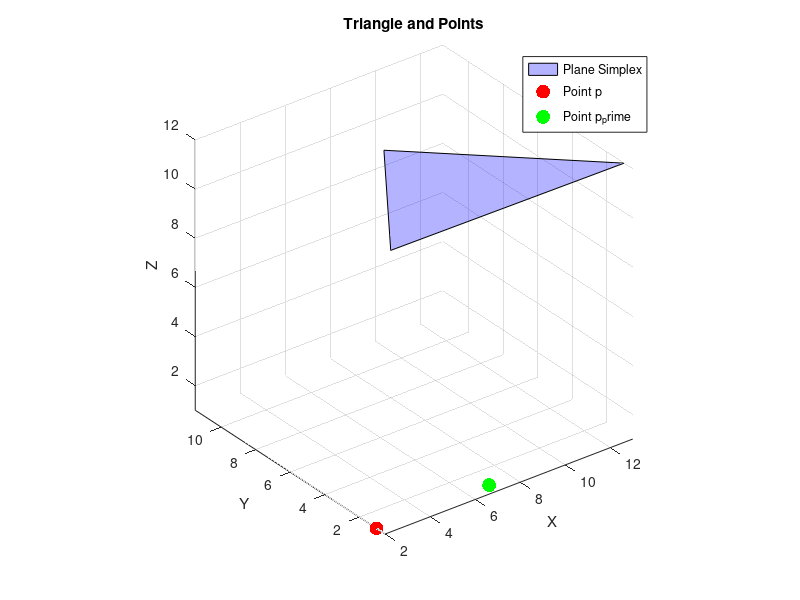

The MATLAB script that drew this image:
p1 = randi(15,3,1);
p2 = randi(15,3,1);
p3 = randi(15,3,1);
points = [p1,p2,p3];

y = 1;
z = 1;

normal = cross(points(:,2)-points(:,1),points(:,3)-points(:,1));
d = dot(normal,points(:,3));
if normal(1) ~= 0
    x = (d-(normal(2)*y)-(normal(3)*z))/normal(1);
else
    fprintf("no intersection")
end

t = (z-p3(3)-(((y-p2(2))*(p3(3)-p2(3)))/(p3(2)-p2(2))))/((p1(3)-p2(3))-(((p1(2)-p2(2))*(p3(3)-p2(3)))/(p3(2)-p2(2))));
s = ((y-p2(2))/(p3(2)-p2(2)))-t*((p1(2)-p2(2))/(p3(2)-p2(2)));
x_prime = p2(1) + s*(p3(1)-p2(1)) + t*(p1(1)-p2(1));

fprintf("normal vector method")
x
p = [x;y;z];
fprintf("linear combo method")
x_prime
p_prime = [x_prime,y,z];

figure;
hold on;
fill3([p1(1), p2(1), p3(1)], [p1(2), p2(2), p3(2)], [p1(3), p2(3), p3(3)], 'b', 'FaceAlpha', 0.3);
scatter3(p(1), p(2), p(3), 100, 'r', 'filled');
scatter3(p_prime(1), p_prime(2), p_prime(3), 100, 'g', 'filled');
xlabel('X');
ylabel('Y');
zlabel('Z');
title('Triangle and Points');
axis equal;
grid on;
legend('Plane Simplex', 'Point p', 'Point p_prime');
hold off;
